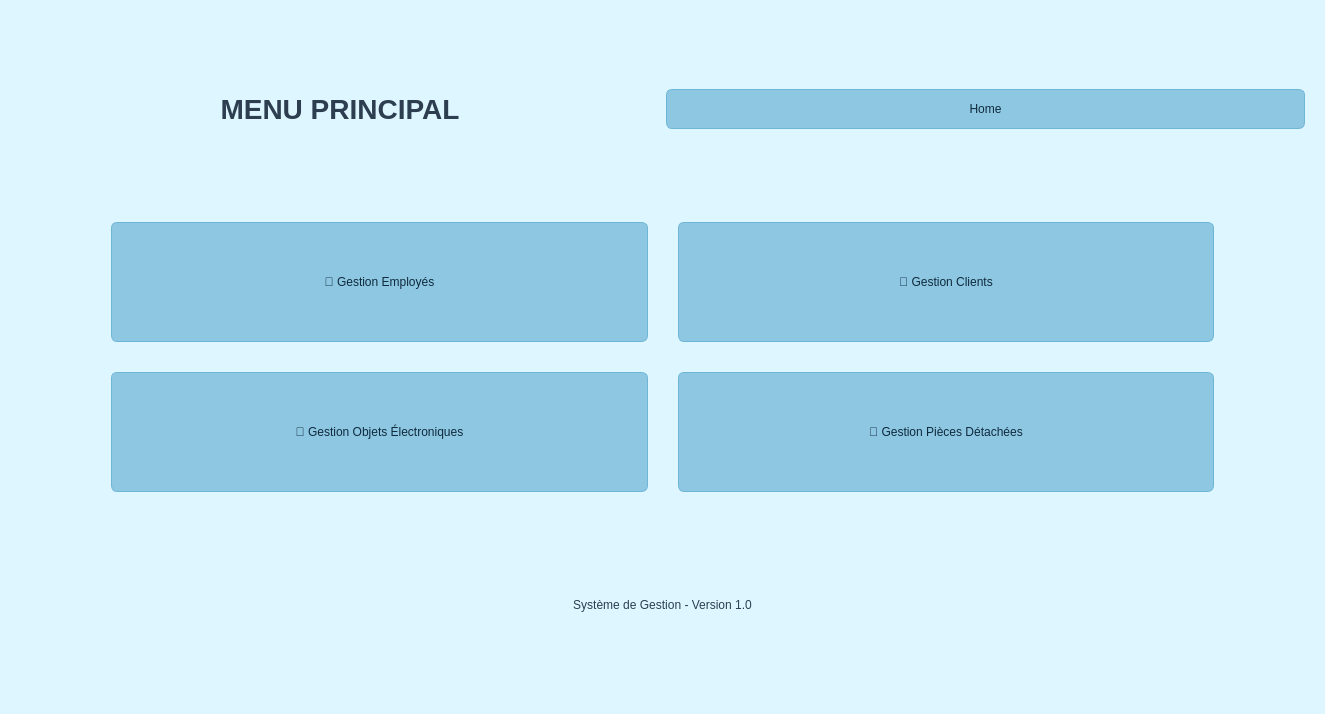
<?xml version="1.0" encoding="UTF-8"?>
<ui version="4.0">
 <class>menuprincipale</class>
 <widget class="QWidget" name="menuprincipale">
  <property name="geometry">
   <rect>
    <x>0</x>
    <y>0</y>
    <width>1325</width>
    <height>714</height>
   </rect>
  </property>
  <property name="windowTitle">
   <string>Menu Principal - Gestion</string>
  </property>
  <property name="styleSheet">
   <string notr="true">
    QMainWindow, QWidget {
     background-color: #DDF6FF; /* light cyan like screenshot */
    }
    QPushButton {
     background-color: #8EC7E2; /* blue buttons */
     color: #0F2A3D;
     border: 1px solid #6FB6D6;
     border-radius: 6px;
     padding: 6px 12px;
     font-weight: normal;
    }
    QPushButton:hover {
     background-color: #7ABEDB;
    }
    QPushButton:pressed {
     background-color: #6BB3D4;
    }
   </string>
  </property>
  <layout class="QVBoxLayout" name="verticalLayout">
    <item>
     <widget class="QFrame" name="headerFrame">
      <property name="minimumSize">
       <size>
        <width>0</width>
        <height>80</height>
       </size>
      </property>
      <property name="styleSheet">
       <string notr="true">QFrame { background-color: transparent; border: none; }</string>
      </property>
      <layout class="QHBoxLayout" name="horizontalLayout">
       <item>
        <widget class="QLabel" name="titleLabel">
         <property name="styleSheet">
          <string notr="true">
           QLabel {
            color: #2C3E50;
            font-size: 28px;
            font-weight: bold;
            padding: 10px;
           }
          </string>
         </property>
         <property name="text">
          <string>MENU PRINCIPAL</string>
         </property>
         <property name="alignment">
          <set>Qt::AlignmentFlag::AlignCenter</set>
         </property>
        </widget>
       </item>
       <item>
        <widget class="QPushButton" name="homeButton">
         <property name="minimumSize">
          <size>
           <width>100</width>
           <height>40</height>
          </size>
         </property>
         <property name="styleSheet">
          <string notr="true"/>
         </property>
         <property name="text">
          <string>Home</string>
         </property>
        </widget>
       </item>
      </layout>
     </widget>
    </item>
    <item>
     <widget class="QFrame" name="contentFrame">
      <property name="styleSheet">
       <string notr="true">
        QFrame {
         background-color: transparent;
        }
       </string>
      </property>
      <layout class="QGridLayout" name="gridLayout">
       <property name="leftMargin">
        <number>100</number>
       </property>
       <property name="rightMargin">
        <number>100</number>
       </property>
       <property name="spacing">
        <number>30</number>
       </property>
       <item row="0" column="0">
        <widget class="QPushButton" name="gestionEmployeButton">
         <property name="minimumSize">
          <size>
           <width>280</width>
           <height>120</height>
          </size>
         </property>
         <property name="styleSheet">
          <string notr="true"/>
         </property>
         <property name="text">
          <string>👥 Gestion Employés</string>
         </property>
        </widget>
       </item>
       <item row="0" column="1">
        <widget class="QPushButton" name="gestionClientsButton">
         <property name="minimumSize">
          <size>
           <width>280</width>
           <height>120</height>
          </size>
         </property>
         <property name="styleSheet">
          <string notr="true"/>
         </property>
         <property name="text">
          <string>👤 Gestion Clients</string>
         </property>
        </widget>
       </item>
       <item row="1" column="0">
        <widget class="QPushButton" name="gestionObjectsButton">
         <property name="minimumSize">
          <size>
           <width>280</width>
           <height>120</height>
          </size>
         </property>
         <property name="styleSheet">
          <string notr="true"/>
         </property>
         <property name="text">
          <string>📱 Gestion Objets Électroniques</string>
         </property>
        </widget>
       </item>
       <item row="1" column="1">
        <widget class="QPushButton" name="gestionPiecesButton">
         <property name="minimumSize">
          <size>
           <width>280</width>
           <height>120</height>
          </size>
         </property>
         <property name="styleSheet">
          <string notr="true"/>
         </property>
         <property name="text">
          <string>🔧 Gestion Pièces Détachées</string>
         </property>
        </widget>
       </item>
      </layout>
     </widget>
    </item>
    <item>
     <widget class="QLabel" name="footerLabel">
      <property name="styleSheet">
       <string notr="true">
        QLabel {
         color: #2C3E50;
         font-size: 12px;
         padding: 10px;
        }
       </string>
      </property>
      <property name="text">
       <string>Système de Gestion - Version 1.0</string>
      </property>
      <property name="alignment">
       <set>Qt::AlignmentFlag::AlignCenter</set>
      </property>
     </widget>
    </item>
   </layout>
 </widget>
 <resources/>
 <connections/>
</ui>
